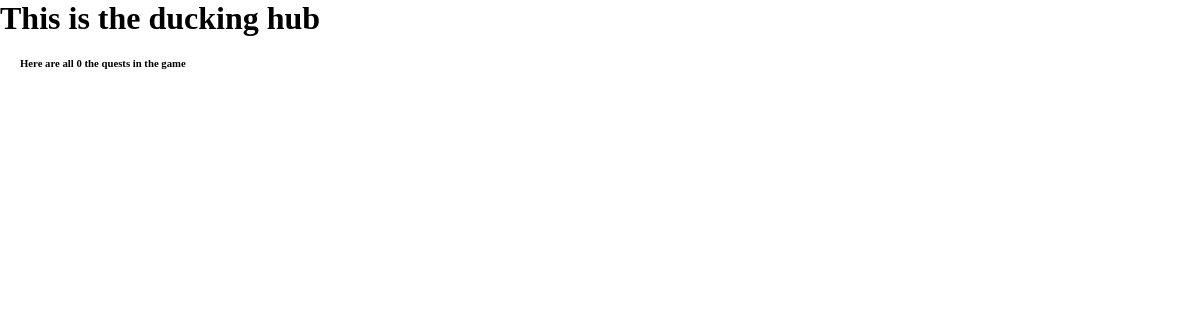
/all/quests, run on an earlier commit of the app's database.
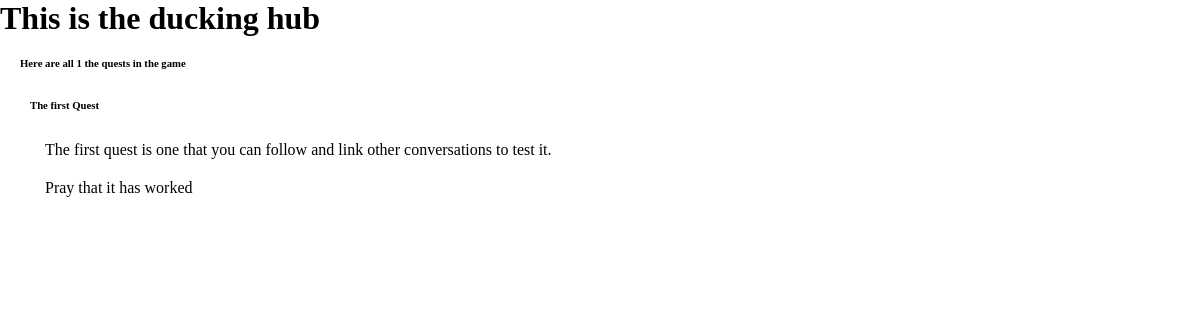
And on a later commit of the database.
### a_characters/models.py (models this page shows, shortened)
class Quest(models.Model):
    id = models.CharField(max_length=100, default=uuid.uuid4, unique=True, primary_key=True, editable=False)
    title = models.CharField(max_length=250, unique=True)
    title_pt = models.CharField(max_length=250, unique=True, null=True)
    title_es = models.CharField(max_length=250, unique=True, null=True)
    condition = models.TextField()
    description = models.TextField()
    description_pt = models.TextField(null=True)
    description_es = models.TextField(null=True)
    number_of_steps = models.PositiveIntegerField(default=0) #number of conversations it has.

### a_characters/views.py (the view)
# urls.py: path('all/quests', all_quest_view, name='all_quest'),
def all_quest_view(request):
    all_quests = Quest.objects.all()
    total_quest = len(all_quests)
    return render(request, 'site/all_quests.html', { "quests" : all_quests, "total_quest" : total_quest } )

### templates/site/all_quests.html
{% extends 'base.html'%}
{% block layout %}
<main class="wrapper">
    {% block content %}
    <div class="list">
        <header class="list-info">
            <h6 class="list-info-title">
                Here are all {{ total_quest }} the quests in the game
            </h6>
        </header>
        {% for quest in quests %}
        <article class="list-article">
            <header class="list-article-header">
                <h6>{{ quest.title }}</h6>
            </header>
            <p class="list-article-description">
                 {{ quest.description }}
            </p>
            <p class="list-article-description">
                {{ quest.condition }}
            </p>
        </article>
        {% endfor %}
    </div>
    {% endblock %}
</main>
{% endblock %}

What changed in the data, as far as the page shows it:
added Quest: title "The first Quest", description "The first quest is one that you can follow and link other conversations to test it.", condition "Pray that it has worked"
Also different on the page:
{{ total_quest }}: "0" → "1"
